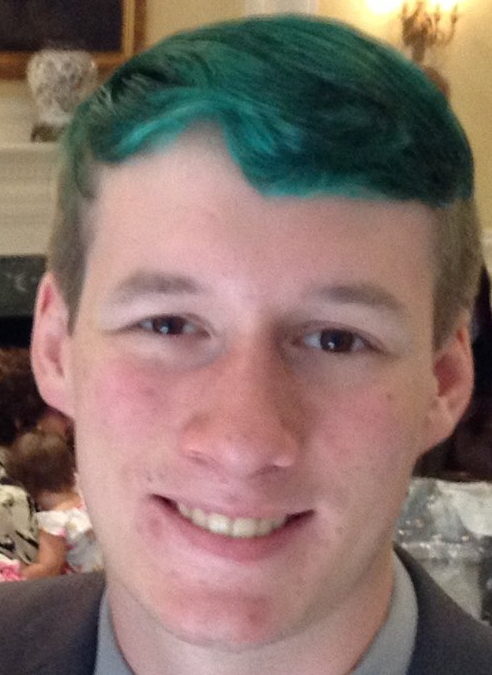
#> input picture Clark-05/Daniel Portrait.jpg, 492 x 675 px
$ python hw5.kmeans.img.py   (older library calls are emulated)
#> lines starting #> are read from the running program, lines starting #| are printed output that depends on the picture
# Modified by: Pablo Rivas <Pablo.Rivas@Marist.edu>
# on Nov/3/2016
# Original Code:
# http://scikit-learn.org/stable/_downloads/plot_color_quantization.py
# Original Authors:
#          Robert Layton <robertlayton@gmail.com>
#          Olivier Grisel <olivier.grisel@ensta.org>
#          Mathieu Blondel <mathieu@mblondel.org>
#
# License: BSD 3 clause

print(__doc__)
from scipy import misc
import numpy as np
import matplotlib.pyplot as plt
from sklearn.cluster import KMeans
from sklearn.metrics import pairwise_distances_argmin
from sklearn.datasets import load_sample_image
from sklearn.utils import shuffle
from time import time

# Specify the number of colors here
n_colors = 6

# Load your photo here
img = misc.imread('Daniel Portrait.jpg')
#> img is the input picture: shape (675, 492, 3); mean R, G, B 136.2, 113.9, 106.3

# Convert to floats instead of the default 8 bits integer coding. Dividing by
# 255 is important so that plt.imshow behaves works well on float data (need to
# be in the range [0-1])
img = np.array(img, dtype=np.float64) / 255

# Load Image and transform to a 2D numpy array.
w, h, d = original_shape = tuple(img.shape)
#> w = 675; h = 492; d = 3; original_shape = (675, 492, 3)
assert d == 3
image_array = np.reshape(img, (w * h, d))

print("Fitting model on a small sub-sample of the data")
t0 = time()
image_array_sample = shuffle(image_array, random_state=0)[:1000]
#> image_array_sample = 1000 rows, first 8: [0.722, 0.608, 0.435], [0.812, 0.639, 0.596], [0.0314, 0.0275, 0.0471], [0.827, 0.682, 0.612], [0.0902, 0.255, 0.216], [0.835, 0.655, 0.655], [0.592, 0.388, 0.396], [0.58, 0.533, 0.431]
kmeans = KMeans(n_clusters=n_colors, random_state=0).fit(image_array_sample)
print("done in %0.3fs." % (time() - t0))

# Get labels for all points
print("Predicting color indices on the full image (k-means)")
t0 = time()
labels = kmeans.predict(image_array)
print("done in %0.3fs." % (time() - t0))

def recreate_image(codebook, labels, w, h):
    """Recreate the (compressed) image from the code book & labels"""
#> called with codebook = array of shape (6, 3), labels = array of shape (332100,), w = 675, h = 492
    d = codebook.shape[1]
    image = np.zeros((w, h, d))
    label_idx = 0
    for i in range(w):
        for j in range(h):
            image[i][j] = codebook[labels[label_idx]]
            label_idx += 1
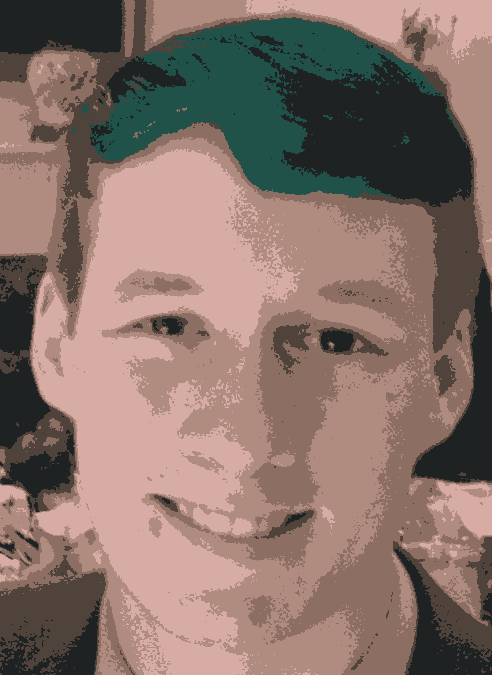
#> image: shape (675, 492, 3) float64; mean of channels 0, 1, 2 0.533, 0.447, 0.414; drawn as R, G, B
#> after the loop, label_idx = 332100
    return image

# Display all results, alongside original image
plt.figure(1)
plt.clf()
ax = plt.axes([0, 0, 1, 1])
plt.axis('off')
plt.title('Original image (96,615 colors)')
plt.imshow(img)

plt.figure(2)
plt.clf()
ax = plt.axes([0, 0, 1, 1])
plt.axis('off')
plt.title('Quantized image (' + str(n_colors) + ' colors, K-Means)')
plt.imshow(recreate_image(kmeans.cluster_centers_, labels, w, h))

plt.show()
